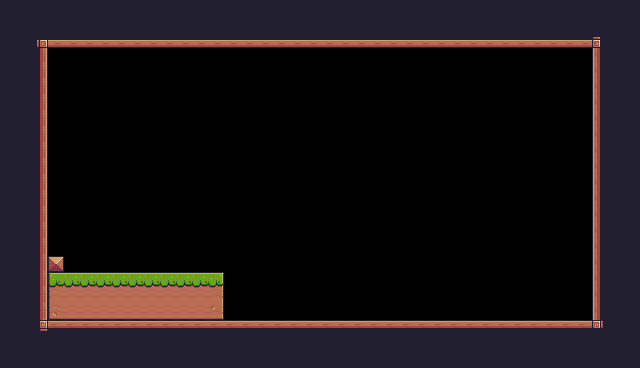

This game map was drawn from its Tiled (.tmx) file and the tilesets committed beside it. A one-line description and the full map source follow:
An orthogonal 40x23 tile map with 16x16 px tiles, 1 tile layer (Background) and 1 object (Player).

<map version="1.10" tiledversion="1.11.0" orientation="orthogonal" renderorder="right-down" width="40" height="23" tilewidth="16" tileheight="16" infinite="0" nextlayerid="3" nextobjectid="13">
 <tileset firstgid="1" source="pixel-adventure1.tsx" />
 <layer id="1" name="Background" width="40" height="23">
  <data encoding="csv">
24,24,24,24,24,24,24,24,24,24,24,24,24,24,24,24,24,24,24,24,24,24,24,24,24,24,24,24,24,24,24,24,24,24,24,24,24,24,24,24,
24,24,24,24,24,24,24,24,24,24,112,112,24,24,24,24,24,24,24,24,24,24,24,24,24,24,24,112,112,112,112,112,24,24,24,24,24,24,24,24,
24,24,92,134,134,134,134,134,134,134,134,134,134,134,134,134,134,134,134,134,134,134,134,134,134,134,134,134,134,134,134,134,134,134,134,134,134,93,24,24,
24,24,113,0,0,0,0,0,0,0,0,0,0,0,0,0,0,0,0,0,0,0,0,0,0,0,0,0,0,0,0,0,0,0,0,0,0,111,24,24,
24,24,113,0,0,0,0,0,0,0,0,0,0,0,0,0,0,0,0,0,0,0,0,0,0,0,0,0,0,0,0,0,0,0,0,0,0,111,24,24,
24,24,113,0,0,0,0,0,0,0,0,0,0,0,0,0,0,0,0,0,0,0,0,0,0,0,0,0,0,0,0,0,0,0,0,0,0,111,24,24,
24,112,113,0,0,0,0,0,0,0,0,0,0,0,0,0,0,0,0,0,0,0,0,0,0,0,0,0,0,0,0,0,0,0,0,0,0,111,24,24,
24,112,113,0,0,0,0,0,0,0,0,0,0,0,0,0,0,0,0,0,0,0,0,0,0,0,0,0,0,0,0,0,0,0,0,0,0,111,112,24,
24,112,113,0,0,0,0,0,0,0,0,0,0,0,0,0,0,0,0,0,0,0,0,0,0,0,0,0,0,0,0,0,0,0,0,0,0,111,112,24,
24,112,113,0,0,0,0,0,0,0,0,0,0,0,0,0,0,0,0,0,0,0,0,0,0,0,0,0,0,0,0,0,0,0,0,0,0,111,112,24,
24,24,113,0,0,0,0,0,0,0,0,0,0,0,0,0,0,0,0,0,0,0,0,0,0,0,0,0,0,0,0,0,0,0,0,0,0,111,112,24,
24,24,113,0,0,0,0,0,0,0,0,0,0,0,0,0,0,0,0,0,0,0,0,0,0,0,0,0,0,0,0,0,0,0,0,0,0,111,112,24,
24,24,113,0,0,0,0,0,0,0,0,0,0,0,0,0,0,0,0,0,0,0,0,0,0,0,0,0,0,0,0,0,0,0,0,0,0,111,112,24,
24,24,113,0,0,0,0,0,0,0,0,0,0,0,0,0,0,0,0,0,0,0,0,0,0,0,0,0,0,0,0,0,0,0,0,0,0,111,24,24,
24,24,113,0,0,0,0,0,0,0,0,0,0,0,0,0,0,0,0,0,0,0,0,0,0,0,0,0,0,0,0,0,0,0,0,0,0,111,24,24,
24,24,113,0,0,0,0,0,0,0,0,0,0,0,0,0,0,0,0,0,0,0,0,0,0,0,0,0,0,0,0,0,0,0,0,0,0,111,24,24,
24,24,113,35,0,0,0,0,0,0,0,0,0,0,0,0,0,0,0,0,0,0,0,0,0,0,0,0,0,0,0,0,0,0,0,0,0,111,24,24,
24,24,113,7,8,8,8,8,8,8,8,8,8,9,0,0,0,0,0,0,0,0,0,0,0,0,0,0,0,0,0,0,0,0,0,0,0,111,24,24,
24,24,113,29,30,30,30,30,30,30,30,30,30,31,0,0,0,0,0,0,0,0,0,0,0,0,0,0,0,0,0,0,0,0,0,0,0,111,24,24,
24,24,113,51,52,52,52,52,52,52,52,52,52,53,0,0,0,0,0,0,0,0,0,0,0,0,0,0,0,0,0,0,0,0,0,0,0,111,24,24,
24,112,114,90,90,90,90,90,90,90,90,90,90,90,90,90,90,90,90,90,90,90,90,90,90,90,90,90,90,90,90,90,90,90,90,90,90,115,24,24,
24,24,24,24,24,24,24,24,24,24,24,24,24,24,24,24,24,24,24,24,24,24,24,24,24,24,24,24,24,24,24,24,24,24,24,24,24,24,24,24,
24,24,24,24,24,24,24,24,24,24,24,24,24,24,24,24,24,24,24,24,24,24,24,24,24,24,24,24,24,24,24,24,24,24,24,24,24,24,24,24
</data>
 </layer>
 <objectgroup id="2" name="Spawnpoints">
  <object id="12" name="Player" type="Player" x="161" y="242" width="32" height="32" />
 </objectgroup>
</map>
